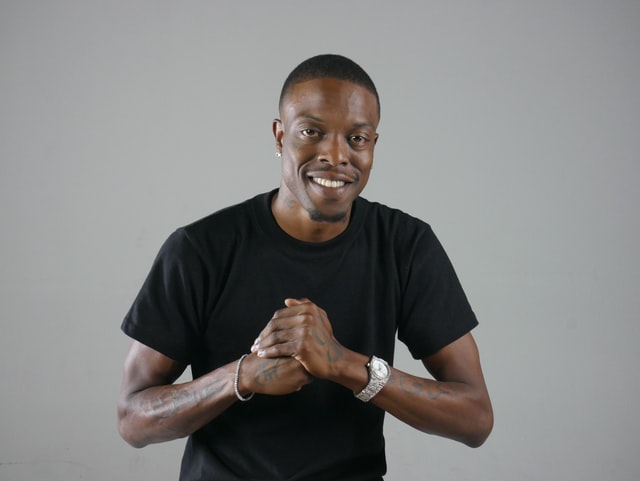
#> input picture logic/img.jpg, 640 x 481 px
$ python -i filters.py   (imports and definitions only)   (older library calls are emulated)
#> lines starting #> are read from the running program, lines starting #| are printed output that depends on the picture; after the words box and inside, x2 and y2 are one past the last pixel; in counts of white or black regions, pixels touching at a corner belong together
#> further down, picture is the input picture: shape (481, 640, 3); mean B, G, R 127.9, 128.7, 129.5
import cv2
import numpy as np

def blur(img):
    '''
    Blur image with a 5 by 5 kernel
    '''
    output = cv2.blur(img, (5,5) )
    return output


def enhance(img):
    '''
    Sharpen image with edge enhancement kernel
    '''
    kernel = np.array([[-1, -1, -1, -1, -1], [-1, 2, 2, 2, -1], [-1, 2, 8, 2, -1], [-1, 2, 2, 2, -1], [-1, -1, -1, -1, -1]]) / 8.0
    output = cv2.filter2D(img, -1, kernel)
    return output


def detect_edge(img):
    '''
    Detect edge in image with canny edge detector
    '''
    output = cv2.Canny(img, 50, 320)
    return output


def cartoonize(img):
    '''
    Transform image to handrawn / cartoonish image
    '''
    # Convert image to grayscale
    img_gray = cv2.cvtColor(img, cv2.COLOR_BGR2GRAY)
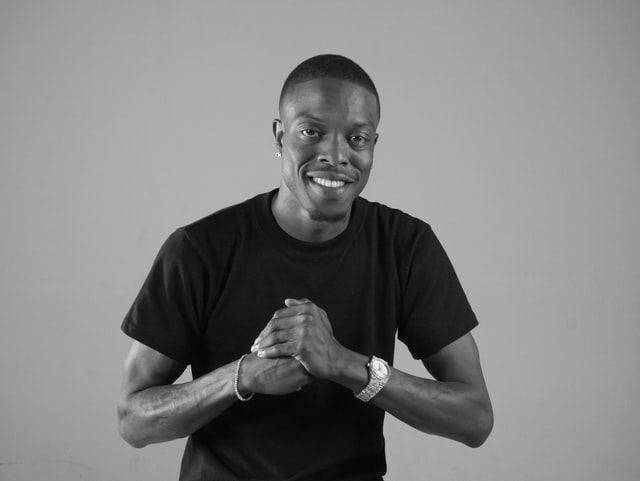
#> img_gray: shape (481, 640); min 0, max 255, mean 128.8

    # Apply median filter to the grayscale image
    img_gray = cv2.medianBlur(img_gray, 7)

    # Detect edges in the image and threshold it
    edges = cv2.Laplacian(img_gray, cv2.CV_8U, ksize=5)
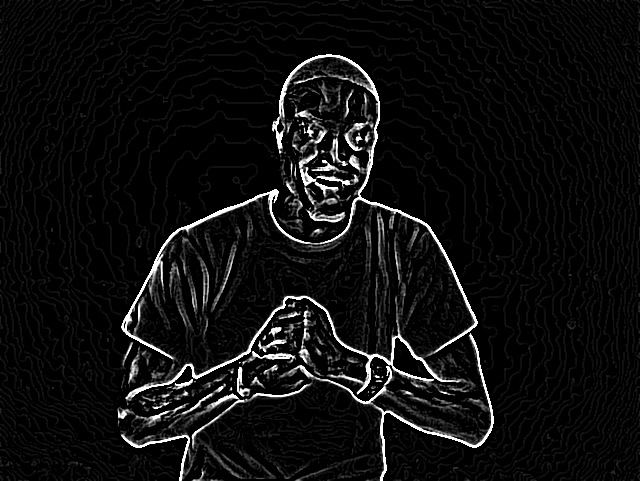
#> edges: shape (481, 640); min 0, max 255, mean 14.8
    ret, mask = cv2.threshold(edges, 60, 255, cv2.THRESH_BINARY_INV)
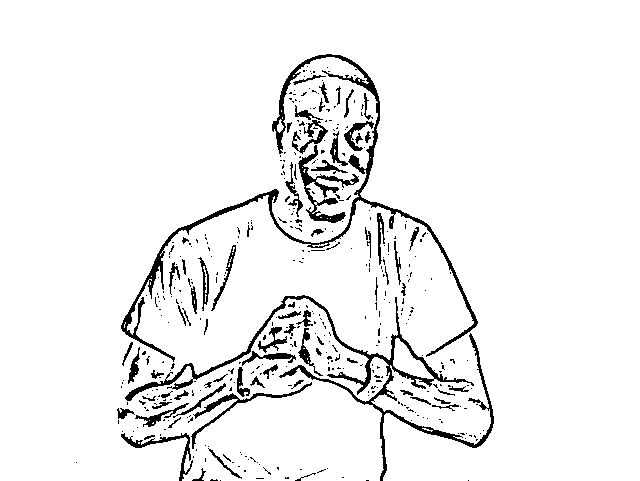
#> mask: shape (481, 640); 94.2% white; 413 black regions (336 under 20 px), largest, box (x1, y1, x2, y2) and area: (121, 54, 478, 362) 4350, (125, 295, 494, 481) 4084, (298, 145, 359, 223) 1046

    # 'mask' is the sketch of the image
    output = cv2.cvtColor(mask, cv2.COLOR_GRAY2BGR)
    return output


def detect_face(img):
    face_cascade = cv2.CascadeClassifier('./cascade_files/haarcascade_frontalface_alt.xml')
    img_gray = cv2.cvtColor(img, cv2.COLOR_BGR2GRAY)
    face_rects = face_cascade.detectMultiScale(img_gray, minNeighbors=1, minSize=(30, 30))
    for (x, y, w, h) in face_rects:
        cv2.rectangle(img, (x,y), (x+w, y+h), (0, 255, 0), 3)
    return img

>>> import cv2
>>> picture = cv2.imread('img.jpg')
>>> result = cartoonize(picture)
